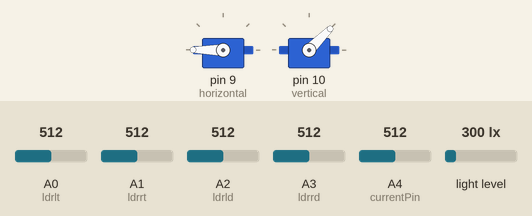
Recording of a sketch running on a simulated Arduino Uno, built with avr-gcc and run on an emulated ATmega328P. On the bench: 2 × servo. Inputs (shaded band) come from the test bench; at power-on: A0 (ldrlt) = 512, A1 (ldrrt) = 512, A3 (ldrrd) = 512, A2 (ldrld) = 512, A4 (currentPin) = 512, light level 300 lx.

Above: at 4.2 s.
4.3 s: A0 (ldrlt) set to 595
5.8 s: A0 (ldrlt) set to 631
At 6.7 s:
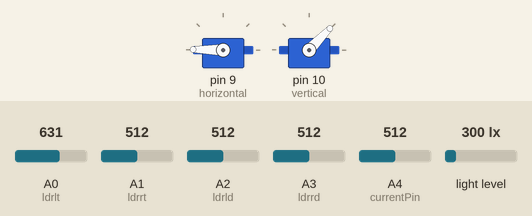
8.9 s: A1 (ldrrt) set to 716
At 9.4 s:
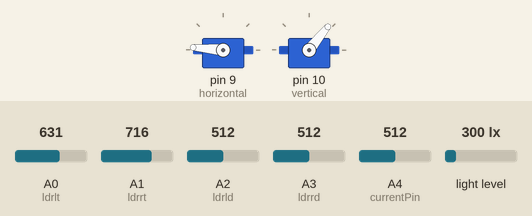
12.0 s: A3 (ldrrd) set to 540
At 15.0 s:
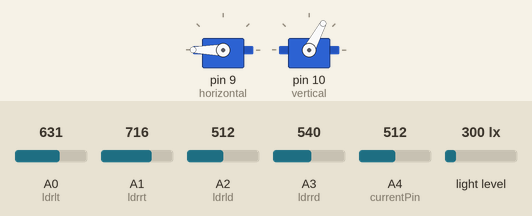
15.1 s: A2 (ldrld) set to 712
At 15.7 s:
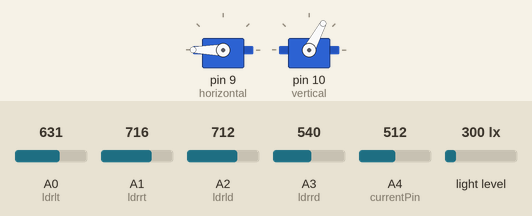
16.6 s: A2 (ldrld) set to 745
At 23.4 s:
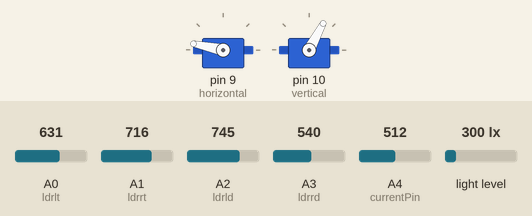
Timing chart, 0 to 29.9 s (numbered marks = the images above; inputs shaded):
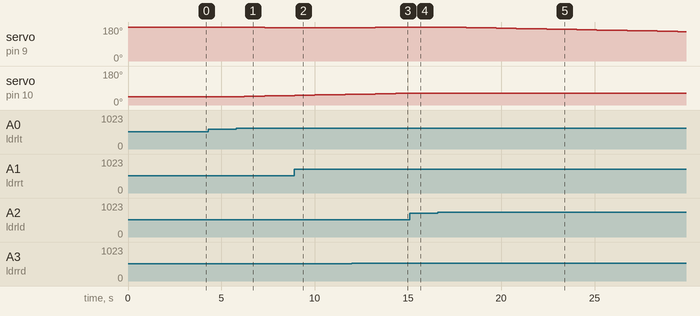

Measured:
- the behaviour switches between 726 and 727 on A2 (ldrld) (found by bisection; images 4 and 5)
- after the input at 4.3 s, every drawn part: stays the same
- after the input at 5.8 s, servo on pin 9 (horizontal): moves from 180° to 175° over 2.2 s, starting after 0.44 s; servo on pin 10 (vertical): moves from 45° to 50° over 2.2 s, starting after 0.44 s
- after the input at 8.9 s, servo on pin 9 (horizontal): stays 175° (without the input it goes to 174° after 0.04 s)
- after the input at 12.0 s, servo on pin 9 (horizontal): moves from 175° to 180° over 2.2 s, starting after 0.18 s
- after the input at 15.1 s, servo on pin 10 (vertical): stays 62° (without the input it goes to 63° after 0.31 s)
- after the input at 16.6 s, servo on pin 9 (horizontal): moves from 180° to 156° over 12.4 s, starting after 0.43 s

The sketch:

Arduino_code.ino
```cpp
#include <Servo.h>
#include <Wire.h>
#include <Adafruit_Sensor.h>
#include <Adafruit_TSL2561_U.h>
#include <SoftwareSerial.h>

int val =  123 ;
SoftwareSerial myBlue(2, 4); // RX | TX

// 180 horizontal MAX
Servo horizontal; // horizontal servo
int servoh = 180;   // 90;     // stand horizontal servo

int servohLimitHigh = 180;
int servohLimitLow = 65;

// 65 degrees MAX
Servo vertical;
int servov = 45;

int servovLimitHigh = 80;
int servovLimitLow = 15;


// LDR pin connections

int ldrlt = A0; //LDR top left - BOTTOM LEFT    <--- BDG
int ldrrt = A1; //LDR top rigt - BOTTOM RIGHT
int ldrld = A2; //LDR down left - TOP LEFT
int ldrrd = A3; //ldr down rigt - TOP RIGHT


/*current Pins*/
const int currentPin = A4;
int sensitivity = 66;
int adcValue= 0;
int offsetVoltage = 2500;
int adcVoltage = 0;
int currentValue = 0;
float acPower = 0.0;
float thPower = 0.0;
float lightInt = 0.0;
float surfaceA = 1.0;
float eff = 1.0;


Adafruit_TSL2561_Unified tsl = Adafruit_TSL2561_Unified(TSL2561_ADDR_FLOAT, 12345);

void displaySensorDetails(void){

  sensor_t sensor;
  tsl.getSensor(&sensor);
}

void configureSensor(void){
  tsl.enableAutoRange(true);            /* Auto-gain ... switches automatically between 1x and 16x */

  // tsl.setIntegrationTime(TSL2561_INTEGRATIONTIME_13MS);      /* fast but low resolution */
  tsl.setIntegrationTime(TSL2561_INTEGRATIONTIME_101MS);  /* medium resolution and speed   */
}


void setup(){

  Serial.begin(9600);
  myBlue.begin(9600);
  horizontal.attach(9);
  vertical.attach(10);
  horizontal.write(180);
  vertical.write(45);

  pinMode(currentPin, INPUT);


  displaySensorDetails();

  configureSensor();

  delay(3000);
}

void curCalc(){
  adcValue = analogRead(currentPin);
  adcVoltage = (adcValue / 1024.0) * 5000;
  currentValue = ((adcVoltage - offsetVoltage) / sensitivity);
  return currentValue;
}


void loop(){

  int lt = analogRead(ldrlt);
  int rt = analogRead(ldrrt);
  int ld = analogRead(ldrld);
  int rd = analogRead(ldrrd);


  int dtime = 10;
  int tol = 50;

  int avt = (lt + rt) / 2;
  int avd = (ld + rd) / 2;
  int avl = (lt + ld) / 2;
  int avr = (rt + rd) / 2;

  int dvert = avt - avd;
  int dhoriz = avl - avr;


  if (-1*tol > dvert || dvert > tol){ // check if the diffirence is in the tolerance else change vertical angle
    if (avt > avd){
      servov = ++servov;

       if (servov > servovLimitHigh){
          servov = servovLimitHigh;
       }
    }

    else if(avt < avd){
      servov= --servov;

      if (servov < servovLimitLow){
        servov = servovLimitLow;
      }
    }

    vertical.write(servov);
  }

  if (-1*tol > dhoriz || dhoriz > tol){ // check if the diffirence is in the tolerance else change horizontal angle

    if (avl > avr){
      servoh = --servoh;
      if (servoh < servohLimitLow){
        servoh = servohLimitLow;
      }
    }
    else if (avl < avr){
      servoh = ++servoh;
       if (servoh > servohLimitHigh){
         servoh = servohLimitHigh;
       }
    }
    horizontal.write(servoh);
  }


  curCalc();

  sensors_event_t event;
  tsl.getEvent(&event);


  /* Display the results (light is measured in lux) */
  if (event.light){
    lightInt = event.light;
  }


  acPower = adcVoltage * currentValue;
  thPower = (lightInt*surfaceA)/105;
  eff = acPower/thPower;

  String str = String(currentValue) + "," + String(adcVoltage) + "," + String(acPower) + "," + String(eff) + "," + String(lightInt);

  myBlue.print(str);
  delay(500);
}
```
